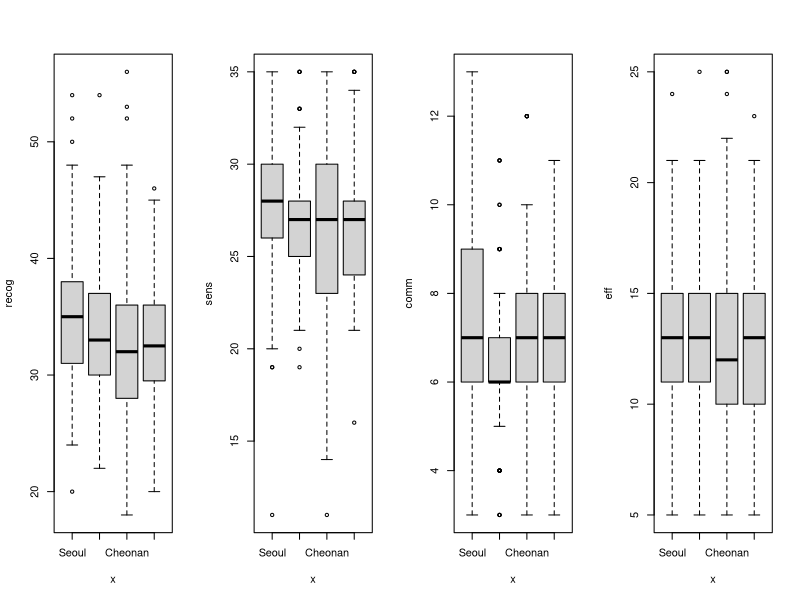
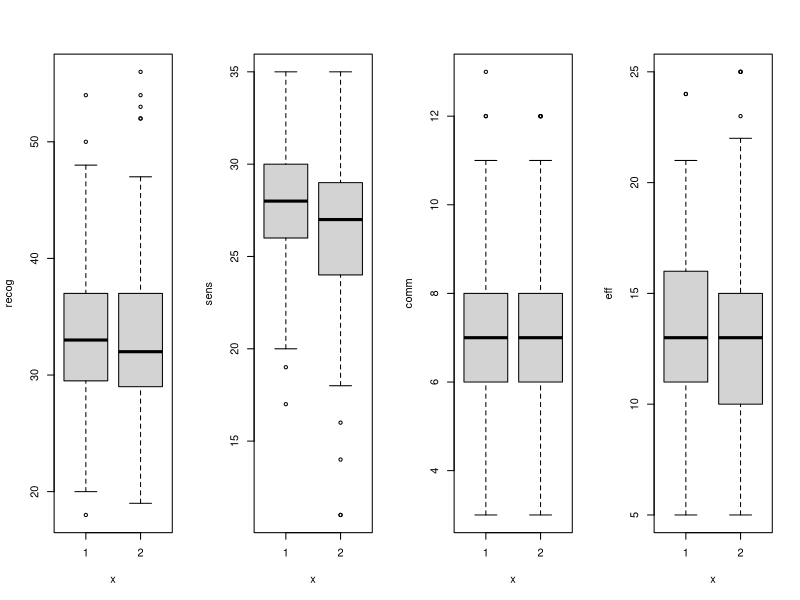
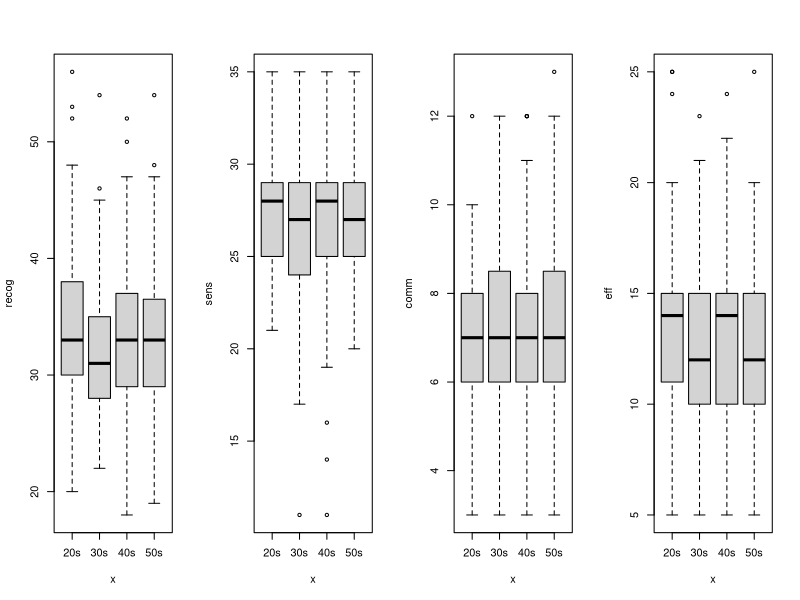
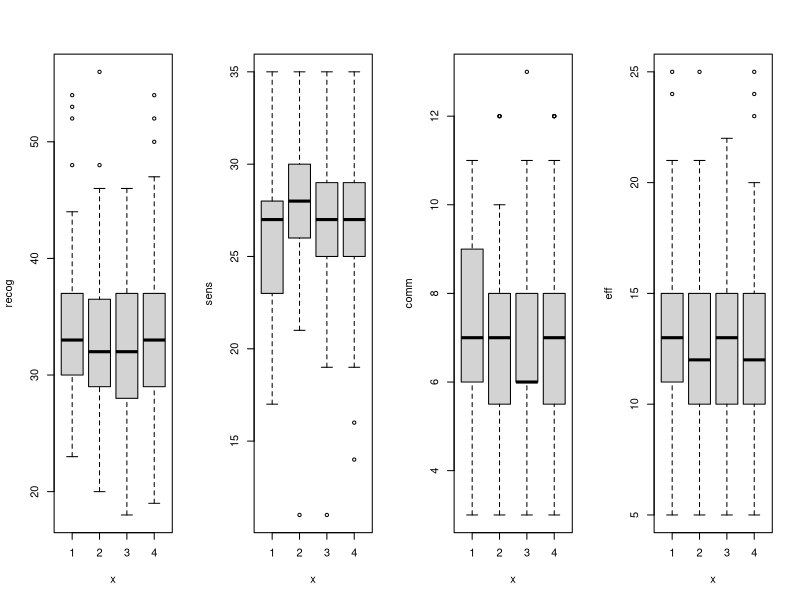
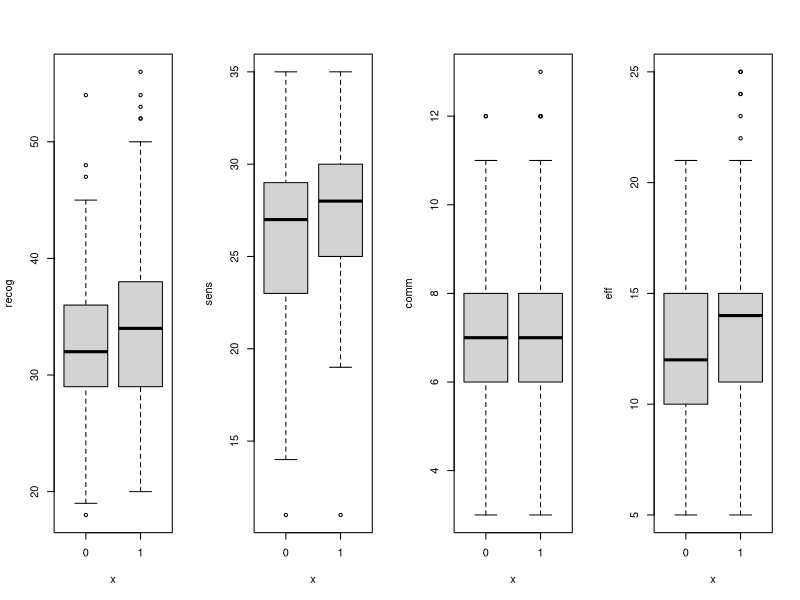
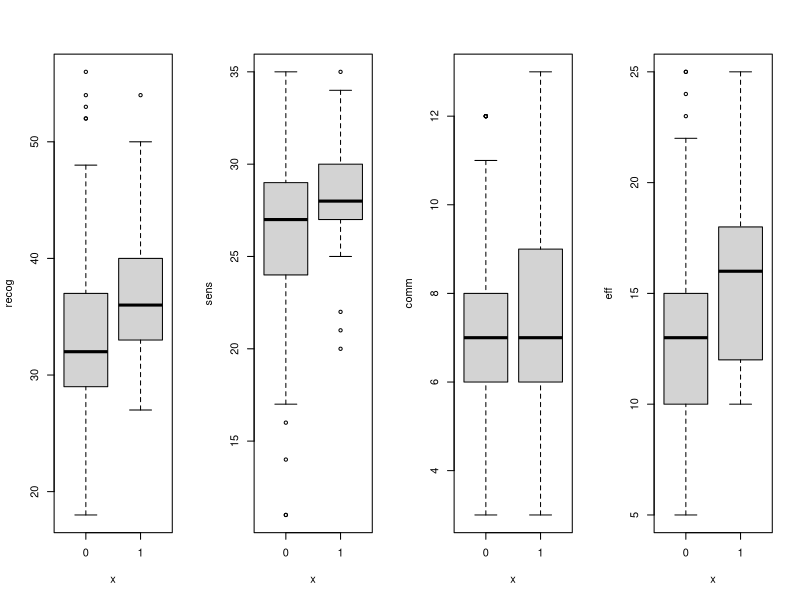
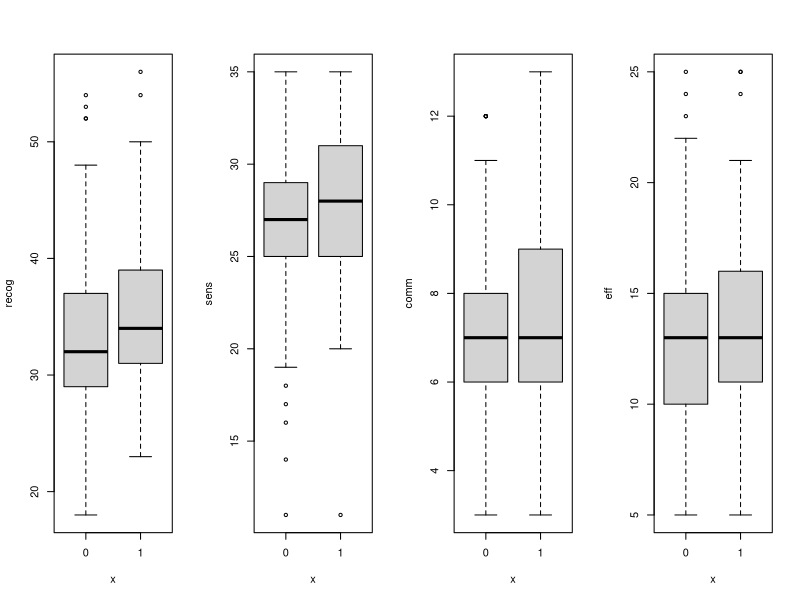
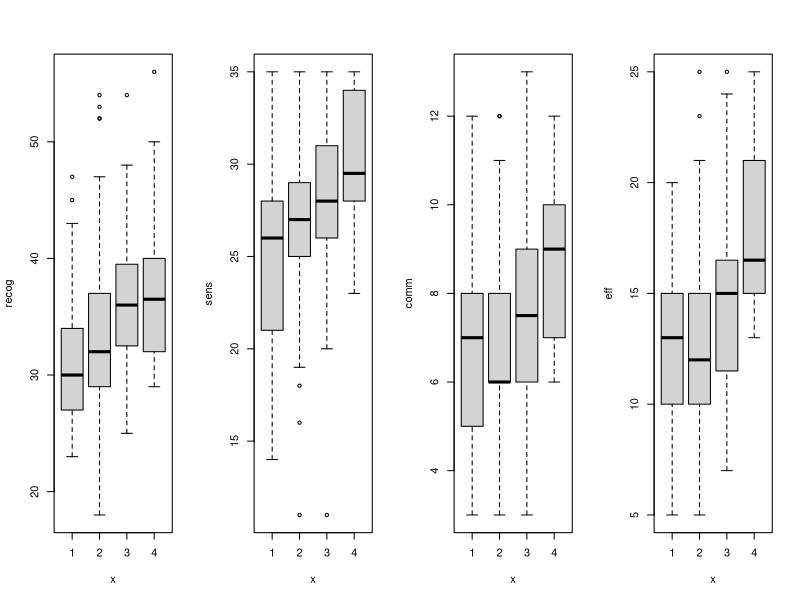

Generate these figures, in order, with R:
## ---- chunk 1
## data loading
dt <- read.csv('result.csv', head = T, sep = ',')
head(dt)

# distinguish age
dt$age.gr[dt$age < 30] <- 1
dt$age.gr[dt$age >= 30 & dt$age < 40] <- 2
dt$age.gr[dt$age >= 40 & dt$age < 50] <- 3
dt$age.gr[dt$age >= 50] <- 4
dt$age.gr <- factor(dt$age.gr, levels = c(1:4), labels = c('20s', '30s', '40s', '50s'))


# reverse coding #12, #28, #29, #30
dt$X12 <- 6 - dt$X12_rev
dt[dt$X12 + dt$X12_rev != 6,]

dt$X28 <- 6 - dt$X28_rev
dt[dt$X28 + dt$X28_rev != 6,]

dt$X29 <- 6 - dt$X29_rev
dt[dt$X29 + dt$X29_rev != 6,]

dt$X30 <- 6 - dt$X30_rev
dt[dt$X30 + dt$X30_rev != 6,]


# one-hot encoding # 13, #20
dt$X13 <- dt$X13.1 + dt$X13.2 + dt$X13.3
dt$X20 <- dt$X20.1 + dt$X20.2 + dt$X20.3

summary(dt)

# sum up partial integral
# part1 -- recog, part2 -- sens, part3 -- comm, part4 -- eff
recog <- dt$X8 + dt$X9 + dt$X10 + dt$X11 + dt$X12 + dt$X13 + dt$X14 + dt$X15 + dt$X16 + dt$X17 + dt$X18 + dt$X19 + dt$X20
sens <- dt$X21 + dt$X22 + dt$X23 + dt$X24 + dt$X25 + dt$X26 + dt$X27
comm <- dt$X28 + dt$X29 + dt$X30
eff <- dt$X31 + dt$X32 + dt$X33 + dt$X34 + dt$X35

# categorical factor #1, #2, #4
region <- factor(dt$region, levels = c(1:4), labels = c('Seoul', 'Bucheon', 'Cheonan', 'Gumi'))

# create dataset for descriptive exloring
dt_des <- data.frame(region, dt[,c(2, 43, 4:10)], recog, sens, comm, eff)
dt_des$X5 <- dt_des$X5.1 + dt_des$X5.2 + dt_des$X5.3
summary(dt_des)

## ---- chunk 2
library(dplyr)
library(tidyr)

# contingency tables
# by region
dt_des %>% 
  select(region, recog, sens, comm, eff) %>% 
  group_by(region) %>% 
  summarise(mean_recog = mean(recog), mean_sens = mean(sens), mean_comm = mean(comm), mean_eff = mean(eff))

# by sex
dt_des %>% 
  select(sex, recog, sens, comm, eff) %>% 
  group_by(sex) %>% 
  summarise(mean_recog = mean(recog), mean_sens = mean(sens), mean_comm = mean(comm), mean_eff = mean(eff))

# by age
dt_des %>% 
  select(age.gr, recog, sens, comm, eff) %>% 
  group_by(age.gr) %>% 
  summarise(mean_recog = mean(recog), mean_sens = mean(sens), mean_comm = mean(comm), mean_eff = mean(eff))

# by occupation
dt_des %>% 
  select(occu, recog, sens, comm, eff) %>% 
  group_by(occu) %>% 
  summarise(mean_recog = mean(recog), mean_sens = mean(sens), mean_comm = mean(comm), mean_eff = mean(eff))

# by seniority
dt_des %>% 
  select(seniority, recog, sens, comm, eff) %>% 
  group_by(seniority) %>% 
  summarise(mean_recog = mean(recog), mean_sens = mean(sens), mean_comm = mean(comm), mean_eff = mean(eff))

# by foreigner count experience
dt_des %>% 
  select(multexp, recog, sens, comm, eff) %>% 
  group_by(multexp) %>% 
  summarise(mean_recog = mean(recog), mean_sens = mean(sens), mean_comm = mean(comm), mean_eff = mean(eff))

# by X5.1
dt_des %>% 
  select(X5.1, recog, sens, comm, eff) %>% 
  group_by(X5.1) %>% 
  summarise(mean_recog = mean(recog), mean_sens = mean(sens), mean_comm = mean(comm), mean_eff = mean(eff))

# by x5.2
dt_des %>% 
  select(X5.2, recog, sens, comm, eff) %>% 
  group_by(X5.2) %>% 
  summarise(mean_recog = mean(recog), mean_sens = mean(sens), mean_comm = mean(comm), mean_eff = mean(eff))

# by X5.3
dt_des %>% 
  select(X5.3, recog, sens, comm, eff) %>% 
  group_by(X5.3) %>% 
  summarise(mean_recog = mean(recog), mean_sens = mean(sens), mean_comm = mean(comm), mean_eff = mean(eff))

# by X5 overall
dt_des %>% 
  select(X5.1, X5.2, X5.3, recog, sens, comm, eff) %>% 
  mutate(X5 = X5.1 + X5.2 + X5.3) %>%
  group_by(X5) %>% 
  summarise(mean_recog = mean(recog), mean_sens = mean(sens), mean_comm = mean(comm), mean_eff = mean(eff))


## ---- chunk 3
### 상자그림
library(lattice)

con_box <- function(x, y) {
  par(mfrow = c(1, 4))
  attach(y)
  boxplot(recog~x, data = y)
  boxplot(sens~x, data = y)
  boxplot(comm~x, data = y)
  boxplot(eff~x, data = y)
  detach(y)
}
con_box(region, dt_des)
con_box(sex, dt_des)
con_box(age.gr, dt_des)
con_box(seniority, dt_des)
con_box(X5.1, dt_des)
con_box(X5.2, dt_des)
con_box(X5.3, dt_des)
con_box(engpro, dt_des)
con_box(multexp, dt_des)

boxplot(recog~occu, data = dt_des)
## ---- chunk 4
## 독립성 검정
# recognition
chisq.test(dt_des$recog, dt_des$region) # <0.1
chisq.test(dt_des$recog, dt_des$age.gr)
chisq.test(dt_des$recog, dt_des$sex)
chisq.test(dt_des$recog, dt_des$occu) # <0.1
chisq.test(dt_des$recog, dt_des$seniority)
chisq.test(dt_des$recog, dt_des$engpro) # <0.01
chisq.test(dt_des$recog, dt_des$multexp) # <0.05
chisq.test(dt_des$recog, dt_des$X5.1)
chisq.test(dt_des$recog, dt_des$X5.2) # <0.01
chisq.test(dt_des$recog, dt_des$X5.3) # <0.1
chisq.test(dt_des$recog, dt_des$X5) # <0.01

# sensitivity
chisq.test(dt_des$sens, dt_des$region)
chisq.test(dt_des$sens, dt_des$age.gr)
chisq.test(dt_des$sens, dt_des$sex)
chisq.test(dt_des$sens, dt_des$occu)
chisq.test(dt_des$sens, dt_des$seniority)
chisq.test(dt_des$sens, dt_des$engpro) # <0.1
chisq.test(dt_des$sens, dt_des$multexp) # <0.05
chisq.test(dt_des$sens, dt_des$X5.1)
chisq.test(dt_des$sens, dt_des$X5.2)
chisq.test(dt_des$sens, dt_des$X5.3)
chisq.test(dt_des$sens, dt_des$X5)

# communication
chisq.test(dt_des$comm, dt_des$region) # <0.05
chisq.test(dt_des$comm, dt_des$age.gr)
chisq.test(dt_des$comm, dt_des$sex)
chisq.test(dt_des$comm, dt_des$occu) # <0.05
chisq.test(dt_des$comm, dt_des$seniority) # <0.01
chisq.test(dt_des$comm, dt_des$engpro) # <0.01
chisq.test(dt_des$comm, dt_des$multexp)
chisq.test(dt_des$comm, dt_des$X5.1)
chisq.test(dt_des$comm, dt_des$X5.2) # <0.01
chisq.test(dt_des$comm, dt_des$X5.3) # <0.05
chisq.test(dt_des$comm, dt_des$X5) # <0.05

# self-efficacy
chisq.test(dt_des$eff, dt_des$region)
chisq.test(dt_des$eff, dt_des$age.gr) # <0.01
chisq.test(dt_des$eff, dt_des$sex) # <0.01
chisq.test(dt_des$eff, dt_des$occu) # <0.1
chisq.test(dt_des$eff, dt_des$seniority) # <0.1
chisq.test(dt_des$eff, dt_des$engpro) # <0.01
chisq.test(dt_des$eff, dt_des$multexp) # <0.01
chisq.test(dt_des$eff, dt_des$X5.1) # <0.05
chisq.test(dt_des$eff, dt_des$X5.2) # <0.01
chisq.test(dt_des$eff, dt_des$X5.3) # <0.1
chisq.test(dt_des$eff, dt_des$X5) # <0.05
## ---- chunk 5
## t1 multivariate multiple linear regression
model.1 <- lm(cbind(recog, sens, comm, eff) ~ engpro + multexp + X5 + occu + region + seniority + age.gr + sex,
              data = dt_des)
summary(model.1)
anova(model.1)
## ---- chunk 6
model.1.1 <- lm(cbind(recog, sens, comm, eff) ~ engpro + multexp + occu + age.gr + X5 + region + seniority + sex,
              data = dt_des)
anova(model.1.1)
## ---- chunk 7
## t2 multivariate multiple linear regression -- age as int
dt_des_1 <- cbind(dt_des, dt$age)
model.2 <- lm(cbind(recog, sens, comm, eff) ~ engpro + multexp + occu + dt$age + X5 + region + seniority + sex,
              data = dt_des)
anova(model.1.1, model.2)
summary(model.2)
